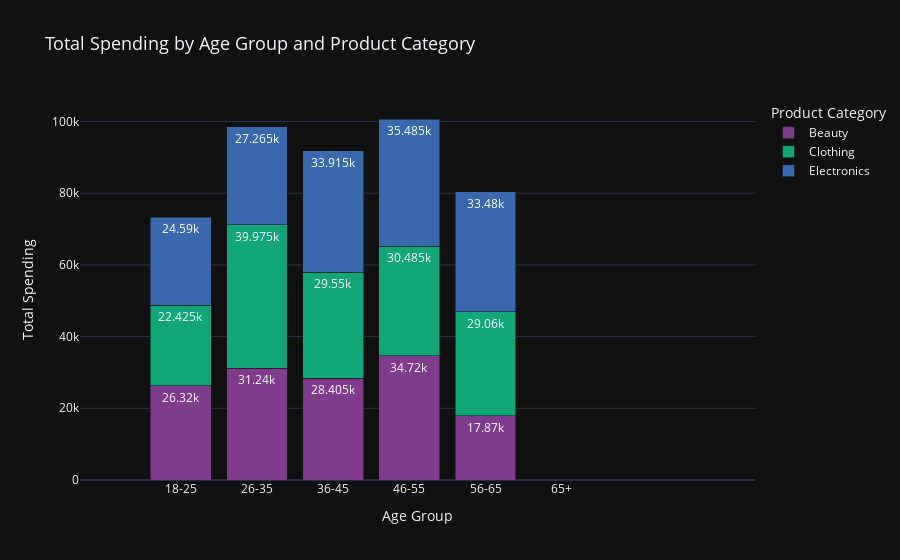

Notebook code for this chart:
### Code cell
import plotly.express as px

# Aggregating data
age_category_spending = df.groupby(['Age Group', 'Product Category'])['Total Amount'].sum().reset_index()

# Creating Stacked Bar Chart
fig = px.bar(
    age_category_spending, 
    x='Age Group', 
    y='Total Amount', 
    color='Product Category',
    title="Total Spending by Age Group and Product Category",
    text_auto=True,  # Adds labels
    color_discrete_sequence=px.colors.qualitative.Bold
)

fig.update_layout(
    template='plotly_dark',
    title_font_size=18,
    xaxis_title="Age Group",
    yaxis_title="Total Spending",
    barmode='stack',  # Stacked bar for better comparison
    bargap=0.2
)

fig.show()

### Figure 1 — Plotly figure (JSON) as saved in the notebook; plotly's stock layout.template omitted (floating-point values rounded to 4 significant figures)
{"data": [{"alignmentgroup": "True", "hovertemplate": "Product Category=Beauty<br>Age Group=%{x}<br>Total Amount=%{y}<extra></extra>", "legendgroup": "Beauty", "marker": {"color": "rgb(127, 60, 141)", "pattern": {"shape": ""}}, "name": "Beauty", "offsetgroup": "Beauty", "orientation": "v", "showlegend": true, "textposition": "auto", "texttemplate": "%{y}", "type": "bar", "x": ["18-25", "26-35", "36-45", "46-55", "56-65", "65+"], "xaxis": "x", "y": [26320, 31240, 28405, 34720, 17870, 0], "yaxis": "y"}, {"alignmentgroup": "True", "hovertemplate": "Product Category=Clothing<br>Age Group=%{x}<br>Total Amount=%{y}<extra></extra>", "legendgroup": "Clothing", "marker": {"color": "rgb(17, 165, 121)", "pattern": {"shape": ""}}, "name": "Clothing", "offsetgroup": "Clothing", "orientation": "v", "showlegend": true, "textposition": "auto", "texttemplate": "%{y}", "type": "bar", "x": ["18-25", "26-35", "36-45", "46-55", "56-65", "65+"], "xaxis": "x", "y": [22425, 39975, 29550, 30485, 29060, 0], "yaxis": "y"}, {"alignmentgroup": "True", "hovertemplate": "Product Category=Electronics<br>Age Group=%{x}<br>Total Amount=%{y}<extra></extra>", "legendgroup": "Electronics", "marker": {"color": "rgb(57, 105, 172)", "pattern": {"shape": ""}}, "name": "Electronics", "offsetgroup": "Electronics", "orientation": "v", "showlegend": true, "textposition": "auto", "texttemplate": "%{y}", "type": "bar", "x": ["18-25", "26-35", "36-45", "46-55", "56-65", "65+"], "xaxis": "x", "y": [24590, 27265, 33915, 35485, 33480, 0], "yaxis": "y"}], "layout": {"autosize": true, "bargap": 0.2, "barmode": "stack", "legend": {"title": {"text": "Product Category"}, "tracegroupgap": 0}, "title": {"font": {"size": 18}, "text": "Total Spending by Age Group and Product Category"}, "xaxis": {"anchor": "y", "autorange": false, "domain": [0, 1], "range": [-1.324, 7.538], "title": {"text": "Age Group"}, "type": "category"}, "yaxis": {"anchor": "x", "autorange": true, "domain": [0, 1], "range": [0, 106000.0], "title": {"text": "Total Spending"}, "type": "linear"}}}
